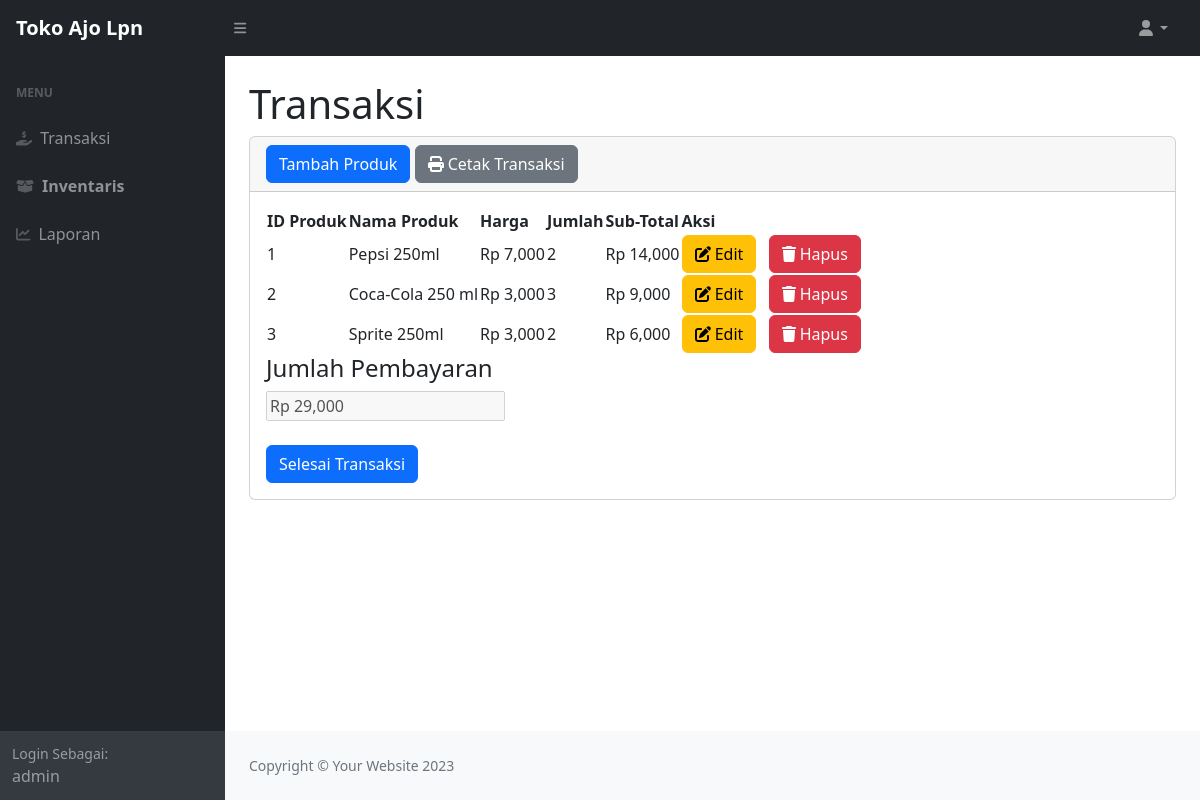
Page /tokoajo/index.php (signed in) on the committed database.
### tables this page shows
CREATE TABLE `detail_transaksi` (
  `id_detail` int(11) NOT NULL,
  `idtransaksii` int(11) NOT NULL,
  `idproduk` int(11) NOT NULL,
  `namaproduk` varchar(60) NOT NULL,
  `harga` int(11) NOT NULL,
  `jumlah` int(11) NOT NULL,
  `sub_total` int(11) NOT NULL
);

### tokoajo/index.php (the view, shortened to what this page needs)
<?php
require 'function.php';
?>
<!DOCTYPE html>
<html lang="en">
    <head>
        <link href="https://cdn.jsdelivr.net/npm/simple-datatables@7.1.2/dist/style.min.css" rel="stylesheet" />
        <link href="css/styles.css" rel="stylesheet" />
    </head>
    <body class="sb-nav-fixed">
        <nav class="sb-topnav navbar navbar-expand navbar-dark bg-dark">
            <a class="navbar-brand ps-3" href="index.php"><b>Toko Ajo Lpn</b></a>
            <button class="btn btn-link btn-sm order-1 order-lg-0 me-4 me-lg-0" id="sidebarToggle" href="#!"><i class="fas fa-bars"></i></button>
            <ul class="navbar-nav ms-auto ms-md-0 me-3 me-lg-4">
                <li class="nav-item dropdown">
                    <a class="nav-link dropdown-toggle" id="navbarDropdown" href="#" role="button" data-bs-toggle="dropdown" aria-expanded="false"><i class="fas fa-user fa-fw"></i></a>
                </li>
            </ul>
        </nav>
        <div id="layoutSidenav">
            <div id="layoutSidenav_nav">
                <nav class="sb-sidenav accordion sb-sidenav-dark" id="sidenavAccordion">
                    <div class="sb-sidenav-menu">
                        <div class="nav">
                            <div class="sb-sidenav-menu-heading">Menu</div>
                            <a class="nav-link" href="index.php">
                                <div class="sb-nav-link-icon"><i class="fa-solid fa-hand-holding-dollar"></i></div>
                                Transaksi
                            </a>
                            <a class="nav-link" href="inventaris.php">
                                <div class="sb-nav-link-icon"><i class="fa-solid fa-box-open"></i></div>
                                <b>Inventaris</b>
                            </a>
                            <a class="nav-link" href="laporan.php">
                                <div class="sb-nav-link-icon"><i class="fa-solid fa-chart-line"></i></div>
                                Laporan
                            </a>
                        </div>
                    </div>
                    <div class="sb-sidenav-footer">
                    <?php
                        $username = $_SESSION['username'];
                        ?>
                        <div class="small">Login Sebagai:</div>
                        <?=$username;?>
                    </div>
                </nav>
            </div>
            <div id="layoutSidenav_content">
                <main>
                    <div class="container-fluid px-4">
                        <h1 class="mt-4">Transaksi</h1>
                        <div class="card mb-4">
                            <div class="card-header">
                                <button type="button" class="btn btn-primary" data-bs-toggle="modal" data-bs-target="#myModal">
                                    Tambah Produk
                                </button>
                                <a href="cetaktransaksi.php" class="btn btn-secondary" target="_blank">
                            <i class="fa-solid fa-print"></i>
                             Cetak Transaksi</a>
                            </div>
                            <div class="card-body">
                                <table id="datatablesSimple">
                                    <thead>
                                        <tr>
                                            <th>ID Produk</th>
                                            <th>Nama Produk</th>
                                            <th>Harga</th>
                                            <th>Jumlah</th>
                                            <th>Sub-Total</th>
                                            <th>Aksi</th>
                                        </tr>
                                    </thead>
                                    <tbody>
                                       <?php
                                       $get = mysqli_query($koneksi,"SELECT * FROM detail_transaksi WHERE idtransaksii = (SELECT idtransaksii FROM idtransaksi ORDER BY nomor DESC LIMIT 1);");
                                       $jumlahtransaksikasir=0;
                                       $tulisanjumlahtransaksikasir="Rp 0";
                                       while ($p=mysqli_fetch_array($get)){
                                        $idproduk=$p['idproduk'];
                                        $namaproduk=$p['namaproduk'];
                                        $harga=$p['harga'];
                                        $jumlah=$p['jumlah'];
                                        $subtotal=$harga*$jumlah;
                                        $jumlahtransaksikasir+=$subtotal;
                                        $numjumlahtransaksikasir=number_format($jumlahtransaksikasir);
                                        $tulisanjumlahtransaksikasir="Rp " . (string)$numjumlahtransaksikasir;
                                       ?>
                                            <tr>
                                                <td><?=$idproduk;?></td>
                                                <td><?=$namaproduk;?></td>
                                                <td>Rp <?=number_format($harga);?></td>
                                                <td><?=number_format($jumlah);?></td>
                                                <td>Rp <?=number_format($subtotal);?></td>
                                                <td>
                                            <button type="button" class="btn btn-warning me-2" data-bs-toggle="modal" data-bs-target="#edit<?=$idproduk;?>">
                                            <i class="fa-solid fa-pen-to-square"></i> Edit
                                            </button>
                                            <button type="button" class="btn btn-danger" data-bs-toggle="modal" data-bs-target="#hapus<?=$idproduk;?>">
                                            <i class="fa-solid fa-trash"></i> Hapus
                                            </button>
                                            </td>
                                            </tr>
                                       <?php
                                       };
                                       ?>
                                    </tbody>
                                </table>
                                <form method="post">
                                <h4>Jumlah Pembayaran</h4>
                                <input type="text" name="tulisanjumlahtransaksi" value="<?=$tulisanjumlahtransaksikasir;?>"disabled>
                                <br>
                                <br>
                                <button type="submit" class="btn btn-primary" name="tambahlaporantransaksi">Selesai Transaksi</button>
                                </form>
                            </div>
                        </div>
                    </div>
                </main>
                <footer class="py-4 bg-light mt-auto">
                    <div class="container-fluid px-4">
                        <div class="d-flex align-items-center justify-content-between small">
                            <div class="text-muted">Copyright &copy; Your Website 2023</div>
                        </div>
                    </div>
                </footer>
            </div>
        </div>
    </body>
</html>

### rows in the picture
detail_transaksi: idproduk "1", namaproduk "Pepsi 250ml", harga "7,000", jumlah "2", subtotal "14,000"
detail_transaksi: idproduk "2", namaproduk "Coca-Cola 250 ml", harga "3,000", jumlah "3", subtotal "9,000"
detail_transaksi: idproduk "3", namaproduk "Sprite 250ml", harga "3,000", jumlah "2", subtotal "6,000"

### other values in the picture
$username "admin"
